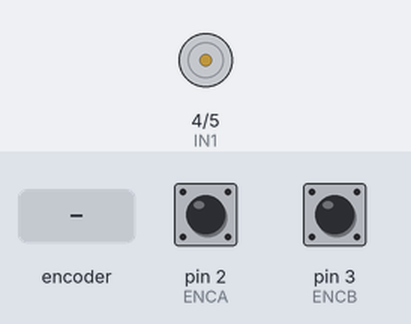
Recording of a sketch running on a simulated Arduino Uno, built with avr-gcc and run on an emulated ATmega328P. Parts: motor-driver pin pairs drawn as motors (green arrow = first pin HIGH = forward, orange = second pin HIGH = backward, longer = more drive, scaled by the enable pin). Inputs (shaded band) come from the test bench; at power-on: pin 2 (ENCA) HIGH, pin 3 (ENCB) HIGH. What the sketch prints to the serial monitor is not drawn.

Above: at 1.2 s.
1.3 s: rotary encoder on pin 2 (ENCA) / pin 3 (ENCB) turned 1 step (first pin leading)
4.4 s: rotary encoder on pin 2 (ENCA) / pin 3 (ENCB) turned 2 steps (second pin leading)
Timing chart, 0 to 13.8 s (numbered marks = the images above; inputs shaded):
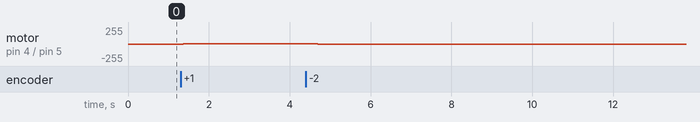

The sketch:

ElisArduinoPID.ino
```cpp
#include <util/atomic.h>

// ================== Pin Assignments ==================
#define ENCA 2
#define ENCB 3
#define PWM  6
#define IN1  4
#define IN2  5

// ================== Encoder ==================
volatile long encoderTicks = 0;
volatile unsigned long prevT_ISR = 0;

// ================== Control ==================
long motorPosTarget = 0;     // <-- motorpos from PC
long encoderPrev = 0;

unsigned long prevT = 0;

// ================== Velocity Filter ==================
float vFilt = 0;
float vPrev = 0;

// ================== PID Gains ==================
float Kp_pos = 0.05;   // position → velocity
float kp_vel = 5.0;    // velocity PID
float ki_vel = 10.0;

float eintegral = 0;

// ================== Limits ==================
float maxRPM = 150;
const long LOWER_LIMIT = -1000;
const long UPPER_LIMIT = 1000;

// ================== Debug ==================
unsigned long lastPrint = 0;
const unsigned long printInterval = 200;

// ================== Encoder ISR ==================
void readEncoder() {
  int b = digitalRead(ENCB);
  encoderTicks += (b > 0) ? 1 : -1;
}

// ================== Motor ==================
void setMotor(int dir, int pwmVal) {
  pwmVal = constrain(pwmVal, 0, 255);
  analogWrite(PWM, pwmVal);

  if (dir > 0) {
    digitalWrite(IN1, HIGH);
    digitalWrite(IN2, LOW);
  } else if (dir < 0) {
    digitalWrite(IN1, LOW);
    digitalWrite(IN2, HIGH);
  } else {
    digitalWrite(IN1, LOW);
    digitalWrite(IN2, LOW);
  }
}

// ================== Setup ==================
void setup() {
  Serial.begin(115200);

  pinMode(PWM, OUTPUT);
  pinMode(IN1, OUTPUT);
  pinMode(IN2, OUTPUT);

  pinMode(ENCA, INPUT);
  pinMode(ENCB, INPUT);

  attachInterrupt(digitalPinToInterrupt(ENCA), readEncoder, RISING);

  prevT = micros();
  Serial.println("Position Control Ready");
}

// ================== Loop ==================
void loop() {

  // -------- Receive target position --------
  if (Serial.available()) {
    motorPosTarget = Serial.parseInt();
  }

  motorPosTarget = constrain(motorPosTarget, LOWER_LIMIT, UPPER_LIMIT);

  // -------- Read encoder safely --------
  long pos;
  ATOMIC_BLOCK(ATOMIC_RESTORESTATE) {
    pos = encoderTicks;
  }

  // -------- Timing --------
  unsigned long currT = micros();
  float deltaT = (currT - prevT) * 1e-6;
  if (deltaT <= 0) return;
  prevT = currT;

  // -------- Velocity estimate --------
  float velocity = (pos - encoderPrev) / deltaT; // counts/sec
  encoderPrev = pos;

  // -------- Convert to RPM --------
  float vRPM = velocity / 600.0 * 60.0; // adjust 600 if needed

  // -------- Low-pass filter --------
  vFilt = 0.854 * vFilt + 0.0728 * vRPM + 0.0728 * vPrev;
  vPrev = vRPM;

  // -------- Position → Velocity --------
  float posError = motorPosTarget - pos;
  float vTarget = Kp_pos * posError;
  vTarget = constrain(vTarget, -maxRPM, maxRPM);

  // -------- Velocity PID --------
  float e = vTarget - vFilt;
  eintegral += e * deltaT;

  float u = kp_vel * e + ki_vel * eintegral;

  // -------- Motor output --------
  int dir = (u > 0) ? 1 : -1;
  int pwm = abs(u);
  pwm = constrain(pwm, 0, 255);

  setMotor(dir, pwm);

  // -------- Debug --------
  unsigned long now = millis();
  if (now - lastPrint >= printInterval) {
    lastPrint = now;
    Serial.print("Target: ");
    Serial.print(motorPosTarget);
    Serial.print(" | Pos: ");
    Serial.print(pos);
    Serial.print(" | RPM: ");
    Serial.println(vFilt);
  }
}
```

Measured:
- after the input at 1.3 s, motor on pin 4 (IN1) / pin 5 (IN2): stopped → forward 1/255 after 0.06 s, → forward 2/255 1.6 s later
